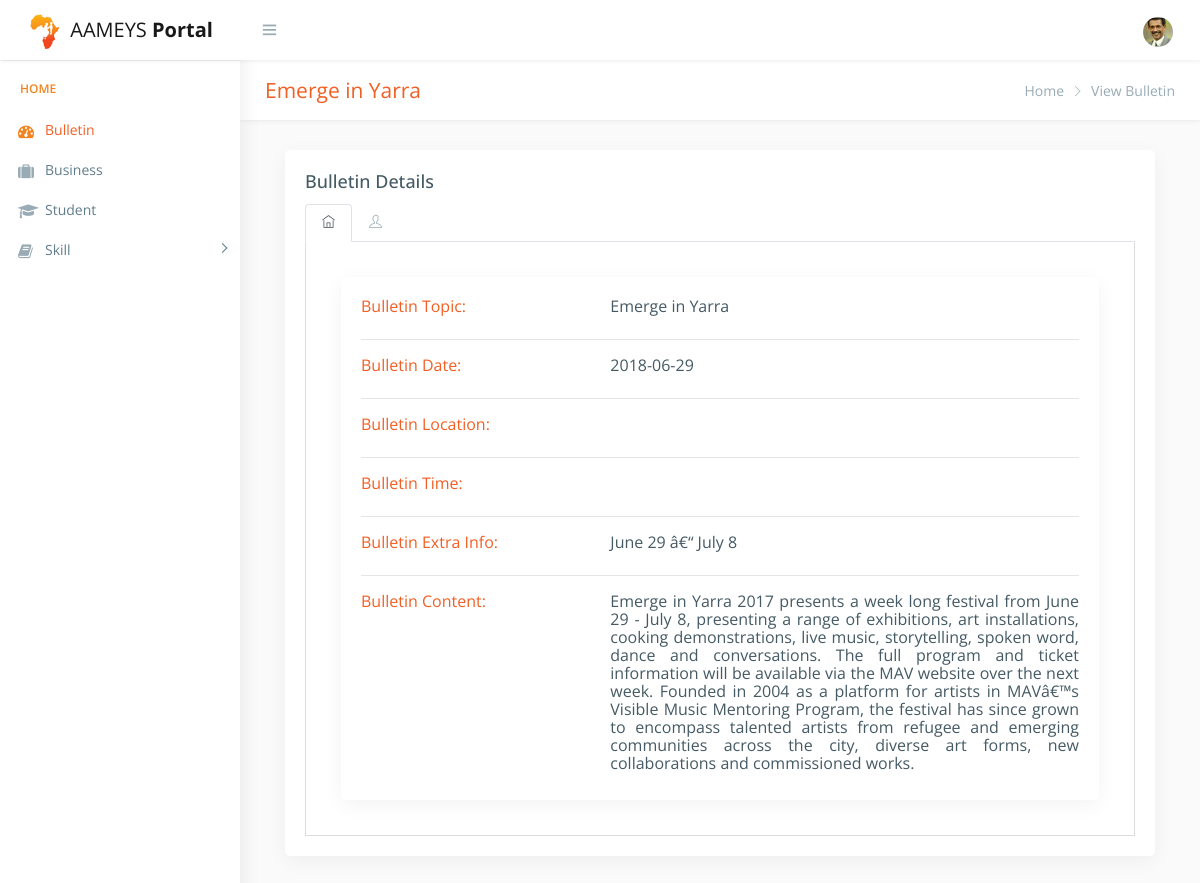
/viewbulletin.php?id=16 (signed in), run on the app's committed database.
### tables this page shows
CREATE TABLE `bulletin` (
  `bullId` int(11) NOT NULL,
  `bullTopic` varchar(500) DEFAULT NULL,
  `bullDate` date DEFAULT NULL,
  `bullLocation` varchar(1000) DEFAULT NULL,
  `bullTime` varchar(50) DEFAULT NULL,
  `bullOther` varchar(1000) DEFAULT NULL,
  `bullContent` varchar(1000) DEFAULT NULL,
  `bullReadMore` varchar(1000) DEFAULT NULL,
  `bullImage` varchar(1000) DEFAULT NULL
);

### viewbulletin.php (the view, shortened to what this page needs)
<!DOCTYPE html>
<html lang="en">
<?php
include "include/db_config.php";
$id = $_GET['id'];
$query = "SELECT * FROM bulletin WHERE bullId = $id";
$result = mysqli_query($conn,$query);
$row = mysqli_fetch_assoc($result);
$title = $row['bullTopic'];
?>
<head>
    <link href="css/lib/bootstrap/bootstrap.css" rel="stylesheet">
    <link href="css/helper.css" rel="stylesheet">
    <link href="css/style.css" rel="stylesheet">
</head>
<body class="fix-header fix-sidebar">
    <div id="main-wrapper">
        <div class="header" style="">
            <?php include "include/top_nav.php"; ?>
        </div>
        <div class="left-sidebar" style="overflow: visible;">
            <?php include "include/side_nav.php"; ?>
        </div>
        <div class="page-wrapper" style="min-height: 157px;">
            <div class="row page-titles">
                <div class="col-md-5 align-self-center">
                    <h3 class="text-primary"><?php echo $title?></h3> </div>
                <div class="col-md-7 align-self-center">
                    <ol class="breadcrumb">
                      <li class="breadcrumb-item"><a href="bulletin.php">Home</a></li>
                      <li class="breadcrumb-item active">View Bulletin</li>
                    </ol>
                </div>
            </div>
            <div class="container-fluid">
                      <div class="col-md-12">
                              <div class="card">
                                  <div class="card-body">
                                      <h4 class="card-title">Bulletin Details</h4>
                                      <ul class="nav nav-tabs" role="tablist">
                                        <li class="nav-item"> <a class="nav-link active show" data-toggle="tab" href="#home8" role="tab" aria-selected="true"><span><i class="ti-home"></i></span></a> </li>
                                          <li class="nav-item"> <a class="nav-link" data-toggle="tab" href="#profile8" role="tab" aria-selected="false"><span><i class="ti-user"></i></span></a> </li>
                                      </ul>
                                      <div class="tab-content tabcontent-border">
                                          <div class="tab-pane active show" id="home8" role="tabpanel">
                                                <div class="p-20">
                                                            <div class="col-lg-12">
                                                              <div class="card ">
                                                                                                    <div class="card-body">
                                                                                                      <div class="row">
                                                                                                        <div class="col-4"><h5><span class="text-primary">Bulletin Topic: </span></h5></div>
                                                                                                        <div class="col-8"><h5><?php echo $row['bullTopic'];?></h5></div>
                                                                                                      </div>
                                                                                                        <hr/>
                                                                                                      <div class="row">
                                                                                                        <div class="col-4"><h5><span class="text-primary">Bulletin Date: </span></h5></div>
                                                                                                        <div class="col-8"><h5><?php echo $row['bullDate'];?></h5></div>
                                                                                                      </div>
                                                                                                      <hr/>
                                                                                                      <div class="row">
                                                                                                        <div class="col-4"><h5><span class="text-primary">Bulletin Location: </span></h5></div>
                                                                                                        <div class="col-8"><h5><?php echo $row['bullLocation'];?></h5></div>
                                                                                                      </div>
                                                                                                        <hr/>
                                                                                                      <div class="row">
                                                                                                        <div class="col-4"><h5><span class="text-primary">Bulletin Time:</span></h5></div>
                                                                                                        <div class="col-8"><h5><?php echo $row['bullTime'];?></h5></div>
                                                                                                      </div>
                                                                                                      <hr/>
                                                                                                      <div class="row">
                                                                                                        <div class="col-4"><h5><span class="text-primary">Bulletin Extra Info: </span></h5></div>
                                                                                                        <div class="col-8"><h5><?php echo $row['bullOther'];?></h5></div>
                                                                                                      </div>
                                                                                                        <hr/>
                                                                                                      <div class="row">
                                                                                                        <div class="col-4"><h5><span class="text-primary">Bulletin Content: </span></h5></div>
                                                                                                        <div class="col-8 "><h5 class="text-justify"><?php echo $row['bullContent'];?></h5></div>
                                                                                                      </div>
                                                                                                    </div>
                                                               </div>
                                                              </div>
                                                            </div>
                                                </div>
                                      </div>
                                  </div>
                              </div>
                          </div>
          </div>
        </div>
    </div>
</body>
</html>

### css/helper.css (style rules this page uses)
.p-20 { padding: 20px!important; }

### data on the page
bulletin: bullTopic "Emerge in Yarra", bullDate "2018-06-29", bullOther "June 29 â€“ July 8", bullContent "Emerge in Yarra 2017 presents a week long festival from June 29 - July 8, presenting a range of exhibitions, art installations, cooking demonstrations, live music, storytelling, spoken word, dance and conversations. The full program and ticket information will be available via the MAV website over the next week. Founded in 2004 as a platform for artists in MAVâ€™s Visible Music Mentoring Program, the festival has since grown to encompass talented artists from refugee and emerging communities across the city, diverse art forms, new collaborations and commissioned works."
